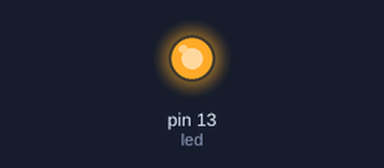
A sketch run on a simulated Arduino Uno, built with avr-gcc and run on an emulated ATmega328P. Parts: output pins drawn as LEDs (lit = HIGH).

Above: at 0.1 s.
Timing chart, 0 to 1.6 s (numbered marks = the images above):
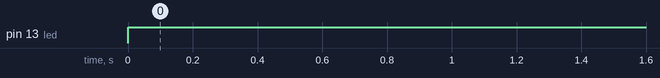

Measured:
- by itself, pin 13 (led): LOW → HIGH at 0.00 s

The sketch:

BasicLED.ino
```cpp
int led = 13; // the pin the LED is connected to
void setup() {
  pinMode(led, OUTPUT); // Declare the LED as an output
}

void loop() {
  digitalWrite(led, HIGH); // Turn the LED on
}

//rowan07, March 18 2018, "Make a Simple LED Circuit", Arduino Project Hub,

/***************************************************************************************
*    Title: Make a Simple LED Circuit
*    Author: rowan07
*    Date: March 18, 2018
*    Code version: Unknown
*    Availability: Arduino Project Hub
*
***************************************************************************************/
```
